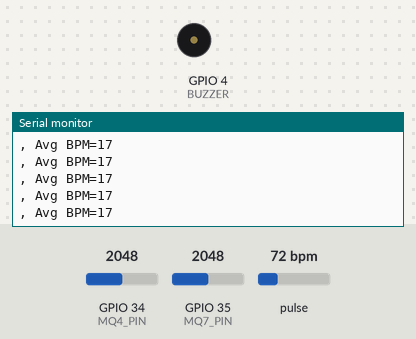
The sketch below on a simulated ESP32. On the bench: buzzer (waves = sounding, pin HIGH), the last lines printed to the serial monitor. Inputs (shaded band) come from the test bench; at power-on: pulse 72 bpm, GPIO 34 (MQ4_PIN) = 2048, GPIO 35 (MQ7_PIN) = 2048.

Above: at 1.2 s.
1.3 s: pulse set to 130 bpm
At 2.1 s:
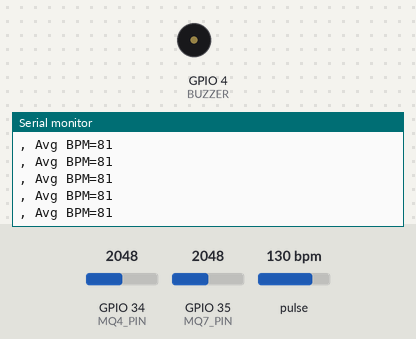
5.5 s: GPIO 34 (MQ4_PIN) set to 4095
At 6.4 s:
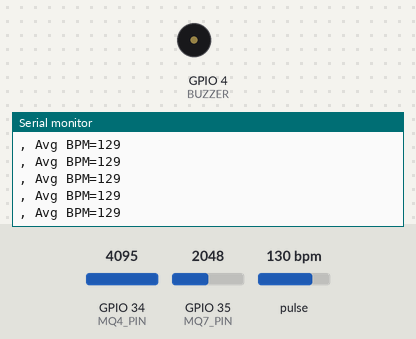
8.5 s: pulse set to 70 bpm
At 9.1 s:
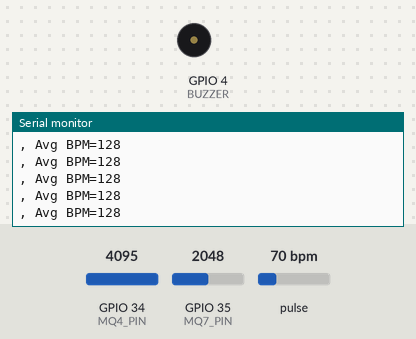
Timing chart, 0 to 11.5 s (numbered marks = the images above; inputs shaded):
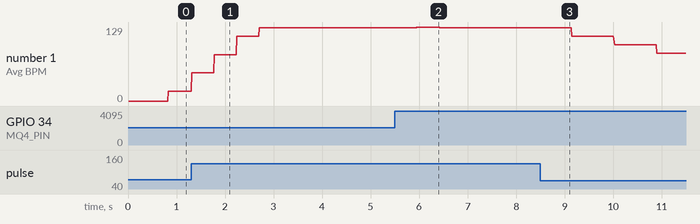

The sketch:

safe_bot.ino
```cpp
#include <Wire.h>
#include "MAX30105.h"  // MAX30102 library (use MAX3010X)
#include "Adafruit_Sensor.h"
#include "heartRate.h"
#include <Ticker.h>  // Built-in Library for ESP32

#define MQ4_PIN  34  // Methane sensor (MQ-4) connected to GPIO 34
#define MQ7_PIN  35  // Carbon Monoxide sensor (MQ-7) connected to GPIO 35
#define BUZZER 4

#define METHANE_THRESHOLD 900 // ppm - Dangerous level
#define CO_THRESHOLD 200       // ppm - Dangerous level
#define BPM_LOW 50            // Low Heart Rate
#define BPM_HIGH 120          // High Heart Rate

Ticker timer;  // Create Ticker Object
volatile bool timerFlag = false;  // Flag for Timer Trigger

MAX30105 particleSensor;

const byte RATE_SIZE = 4; //Increase this for more averaging. 4 is good.
byte rates[RATE_SIZE]; //Array of heart rates
byte rateSpot = 0;
long lastBeat = 0; //Time at which the last beat occurred

float beatsPerMinute;
int beatAvg;

void timerISR() {
  timerFlag = true;  // Set the flag every second
}

void setup() {
    Serial.begin(115200);
    Wire.begin(); // Initialize I2C
    pinMode(BUZZER, OUTPUT);

    timer.attach(1.0, timerISR);  // Call ISR every 1 second
    Serial.println("Timer Initialized");

    // Initialize MAX30102
    if (!particleSensor.begin(Wire, I2C_SPEED_STANDARD)) {
        Serial.println("MAX30102 not found. Check connections!");
        while (1);
    }

    particleSensor.setup(); //Configure sensor with default settings
    particleSensor.setPulseAmplitudeRed(0x0A); //Turn Red LED to low to indicate sensor is running
    particleSensor.setPulseAmplitudeGreen(0); //Turn off Green LED
    Serial.println("Sensors initialized successfully!");
}

void loop() {

    long irValue = particleSensor.getIR();

    if (checkForBeat(irValue) == true)
      {
        //We sensed a beat!
        long delta = millis() - lastBeat;
        lastBeat = millis();

        beatsPerMinute = 60 / (delta / 1000.0);

        if (beatsPerMinute < 255 && beatsPerMinute > 20)
        {
          rates[rateSpot++] = (byte)beatsPerMinute; //Store this reading in the array
          rateSpot %= RATE_SIZE; //Wrap variable

          //Take average of readings
          beatAvg = 0;
          for (byte x = 0 ; x < RATE_SIZE ; x++)
            beatAvg += rates[x];
          beatAvg /= RATE_SIZE;
        }
      }
    Serial.print(", Avg BPM=");
    Serial.print(beatAvg);

    if (irValue < 50000)
    Serial.print(" No finger?");
    Serial.println();

    if (timerFlag) {
      timerFlag = false;  // Reset the flag

      // Read MQ-4 (Methane Gas)
      int mq4_value = analogRead(MQ4_PIN);
      float methane_concentration = map(mq4_value, 0, 4095, 0, 1000); // Rough ppm estimation

      // Read MQ-7 (Carbon Monoxide Gas)
      int mq7_value = analogRead(MQ7_PIN);
      float co_concentration = map(mq7_value, 0, 4095, 0, 1000); // Rough ppm estimation
      Serial.println("Timer Interrupt Triggered");

      // Print sensor values
      Serial.print("Methane (MQ-4): ");
      Serial.print(methane_concentration);
      Serial.println(" ppm");

      Serial.print("Carbon Monoxide (MQ-7): ");
      Serial.print(co_concentration);
      Serial.println(" ppm");

      Serial.println("----------------------");
      // Check Thresholds
      if (methane_concentration > METHANE_THRESHOLD) {
          Serial.println("🔥 ALERT: Methane Gas Detected!");
          digitalWrite(BUZZER, HIGH);
      }

      if (co_concentration > CO_THRESHOLD) {
          Serial.println("⚠️ ALERT: Carbon Monoxide Detected!");
          digitalWrite(BUZZER, HIGH);
      }

      if (beatAvg > BPM_HIGH || beatAvg < BPM_LOW) {
          Serial.println("🚨 ALERT: Abnormal Heart Rate!");
          digitalWrite(BUZZER, HIGH);
      }
      // Reset Buzzer
      digitalWrite(BUZZER, LOW);
    }

}
```

Measured:
- after the input at 1.3 s, the serial monitor: prints a new line at once (image 1)
- after the input at 5.5 s, the serial monitor: prints a new line after 0.51 s (image 2)
- plotted number 1: 17 → 128 after the input at 1.3 s, 128 → 69 after the input at 8.5 s
